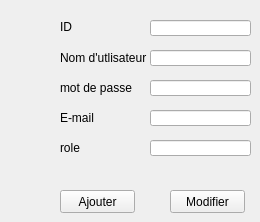
     <widget class="QWidget" name="tab_9">
      <attribute name="title">
       <string>Ajouter ou Modifier</string>
      </attribute>
      <widget class="QLabel" name="label_40">
       <property name="geometry">
        <rect>
         <x>60</x>
         <y>20</y>
         <width>47</width>
         <height>14</height>
        </rect>
       </property>
       <property name="text">
        <string>ID</string>
       </property>
      </widget>
      <widget class="QLineEdit" name="le_id2">
       <property name="geometry">
        <rect>
         <x>150</x>
         <y>20</y>
         <width>101</width>
         <height>16</height>
        </rect>
       </property>
       <property name="styleSheet">
        <string notr="true"/>
       </property>
      </widget>
      <widget class="QLabel" name="label_41">
       <property name="geometry">
        <rect>
         <x>60</x>
         <y>50</y>
         <width>91</width>
         <height>16</height>
        </rect>
       </property>
       <property name="text">
        <string>Nom d'utlisateur</string>
       </property>
      </widget>
      <widget class="QLineEdit" name="le_user">
       <property name="geometry">
        <rect>
         <x>150</x>
         <y>50</y>
         <width>101</width>
         <height>16</height>
        </rect>
       </property>
       <property name="styleSheet">
        <string notr="true"/>
       </property>
      </widget>
      <widget class="QLabel" name="label_42">
       <property name="geometry">
        <rect>
         <x>60</x>
         <y>110</y>
         <width>91</width>
         <height>16</height>
        </rect>
       </property>
       <property name="text">
        <string>E-mail</string>
       </property>
      </widget>
      <widget class="QLabel" name="label_44">
       <property name="geometry">
        <rect>
         <x>60</x>
         <y>80</y>
         <width>91</width>
         <height>16</height>
        </rect>
       </property>
       <property name="text">
        <string>mot de passe</string>
       </property>
      </widget>
      <widget class="QLabel" name="label_45">
       <property name="geometry">
        <rect>
         <x>60</x>
         <y>140</y>
         <width>81</width>
         <height>16</height>
        </rect>
       </property>
       <property name="text">
        <string>role</string>
       </property>
      </widget>
      <widget class="QLineEdit" name="le_pass">
       <property name="geometry">
        <rect>
         <x>150</x>
         <y>80</y>
         <width>101</width>
         <height>16</height>
        </rect>
       </property>
       <property name="styleSheet">
        <string notr="true"/>
       </property>
      </widget>
      <widget class="QLineEdit" name="le_mail">
       <property name="geometry">
        <rect>
         <x>150</x>
         <y>110</y>
         <width>101</width>
         <height>16</height>
        </rect>
       </property>
       <property name="styleSheet">
        <string notr="true"/>
       </property>
      </widget>
      <widget class="QLineEdit" name="le_role">
       <property name="geometry">
        <rect>
         <x>150</x>
         <y>140</y>
         <width>101</width>
         <height>16</height>
        </rect>
       </property>
       <property name="styleSheet">
        <string notr="true"/>
       </property>
      </widget>
      <widget class="QPushButton" name="pb_ajouterPr">
       <property name="geometry">
        <rect>
         <x>60</x>
         <y>190</y>
         <width>75</width>
         <height>23</height>
        </rect>
       </property>
       <property name="styleSheet">
        <string notr="true"/>
       </property>
       <property name="text">
        <string>Ajouter</string>
       </property>
      </widget>
      <widget class="QPushButton" name="pb_updatePr">
       <property name="geometry">
        <rect>
         <x>170</x>
         <y>190</y>
         <width>75</width>
         <height>23</height>
        </rect>
       </property>
       <property name="styleSheet">
        <string notr="true"/>
       </property>
       <property name="text">
        <string>Modifier</string>
       </property>
      </widget>
     </widget>
